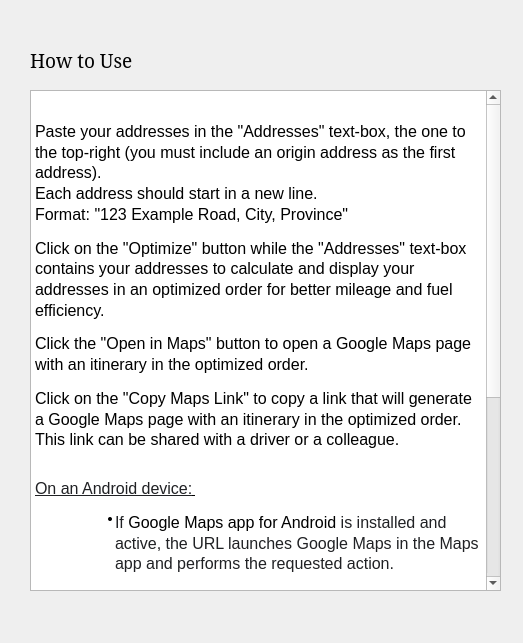
<?xml version="1.0" encoding="UTF-8"?>
<ui version="4.0">
 <class>htuWidget</class>
 <widget class="QWidget" name="htuWidget">
  <property name="geometry">
   <rect>
    <x>0</x>
    <y>0</y>
    <width>523</width>
    <height>643</height>
   </rect>
  </property>
  <property name="windowTitle">
   <string>Form</string>
  </property>
  <property name="windowIcon">
   <iconset resource="../opt_resource.qrc">
    <normaloff>:/images/icon.ico</normaloff>:/images/icon.ico</iconset>
  </property>
  <widget class="QTextBrowser" name="textBrowser">
   <property name="geometry">
    <rect>
     <x>30</x>
     <y>90</y>
     <width>471</width>
     <height>501</height>
    </rect>
   </property>
   <property name="html">
    <string>&lt;!DOCTYPE HTML PUBLIC &quot;-//W3C//DTD HTML 4.0//EN&quot; &quot;http://www.w3.org/TR/REC-html40/strict.dtd&quot;&gt;
&lt;html&gt;&lt;head&gt;&lt;meta name=&quot;qrichtext&quot; content=&quot;1&quot; /&gt;&lt;style type=&quot;text/css&quot;&gt;
p, li { white-space: pre-wrap; }
&lt;/style&gt;&lt;/head&gt;&lt;body style=&quot; font-family:'MS Shell Dlg 2'; font-size:8.25pt; font-weight:400; font-style:normal;&quot;&gt;
&lt;p style=&quot;-qt-paragraph-type:empty; margin-top:12px; margin-bottom:0px; margin-left:0px; margin-right:0px; -qt-block-indent:0; text-indent:0px; line-height:115%; background-color:transparent;&quot;&gt;&lt;br /&gt;&lt;/p&gt;
&lt;p style=&quot; margin-top:12px; margin-bottom:0px; margin-left:0px; margin-right:0px; -qt-block-indent:0; text-indent:0px; line-height:115%; background-color:transparent;&quot;&gt;&lt;span style=&quot; font-family:'Roboto,Noto Sans,Noto Sans JP,Noto Sans KR,Noto Naskh Arabic,Noto Sans Thai,Noto Sans Hebrew,Noto Sans Bengali,sans-serif, sans-serif'; font-size:12pt;&quot;&gt;Paste your addresses in the &amp;quot;Addresses&amp;quot; text-box, the one to the top-right (you must include an origin address as the first address). &lt;br /&gt;Each address should start in a new line. &lt;br /&gt;Format: &amp;quot;123 Example Road, City, Province&amp;quot;&lt;/span&gt;&lt;/p&gt;
&lt;p style=&quot; margin-top:12px; margin-bottom:0px; margin-left:0px; margin-right:0px; -qt-block-indent:0; text-indent:0px; line-height:115%; background-color:transparent;&quot;&gt;&lt;span style=&quot; font-family:'Roboto,Noto Sans,Noto Sans JP,Noto Sans KR,Noto Naskh Arabic,Noto Sans Thai,Noto Sans Hebrew,Noto Sans Bengali,sans-serif, sans-serif'; font-size:12pt;&quot;&gt;Click on the &amp;quot;Optimize&amp;quot; button while the &amp;quot;Addresses&amp;quot; text-box contains your addresses to calculate and display your addresses in an optimized order for better mileage and fuel efficiency.&lt;/span&gt;&lt;/p&gt;
&lt;p style=&quot; margin-top:12px; margin-bottom:0px; margin-left:0px; margin-right:0px; -qt-block-indent:0; text-indent:0px; line-height:115%; background-color:transparent;&quot;&gt;&lt;span style=&quot; font-family:'Roboto,Noto Sans,Noto Sans JP,Noto Sans KR,Noto Naskh Arabic,Noto Sans Thai,Noto Sans Hebrew,Noto Sans Bengali,sans-serif, sans-serif'; font-size:12pt;&quot;&gt;Click the &amp;quot;Open in Maps&amp;quot; button to open a Google Maps page with an itinerary in the optimized order.&lt;/span&gt;&lt;/p&gt;
&lt;p style=&quot; margin-top:12px; margin-bottom:0px; margin-left:0px; margin-right:0px; -qt-block-indent:0; text-indent:0px; line-height:115%; background-color:transparent;&quot;&gt;&lt;span style=&quot; font-family:'Roboto,Noto Sans,Noto Sans JP,Noto Sans KR,Noto Naskh Arabic,Noto Sans Thai,Noto Sans Hebrew,Noto Sans Bengali,sans-serif, sans-serif'; font-size:12pt;&quot;&gt;Click on the &amp;quot;Copy Maps Link&amp;quot; to copy a link that will generate a Google Maps page with an itinerary in the optimized order. This link can be shared with a driver or a colleague. &lt;/span&gt;&lt;/p&gt;
&lt;p style=&quot; margin-top:12px; margin-bottom:0px; margin-left:0px; margin-right:0px; -qt-block-indent:0; text-indent:0px; line-height:115%; background-color:transparent;&quot;&gt;&lt;span style=&quot; font-size:8pt;&quot;&gt;&lt;br /&gt;&lt;/span&gt;&lt;span style=&quot; font-family:'Roboto,Noto Sans,Noto Sans JP,Noto Sans KR,Noto Naskh Arabic,Noto Sans Thai,Noto Sans Hebrew,Noto Sans Bengali,sans-serif, sans-serif'; font-size:12pt; text-decoration: underline; color:#202124;&quot;&gt;On an Android device:&lt;/span&gt;&lt;span style=&quot; font-family:'Roboto,Noto Sans,Noto Sans JP,Noto Sans KR,Noto Naskh Arabic,Noto Sans Thai,Noto Sans Hebrew,Noto Sans Bengali,sans-serif, sans-serif'; font-size:8pt; text-decoration: underline;&quot;&gt; &lt;/span&gt;&lt;/p&gt;
&lt;ul style=&quot;margin-top: 0px; margin-bottom: 0px; margin-left: 0px; margin-right: 0px; -qt-list-indent: 2;&quot;&gt;&lt;li style=&quot; font-size:8pt; background-color:transparent;&quot; style=&quot; margin-top:12px; margin-bottom:0px; margin-left:0px; margin-right:0px; -qt-block-indent:0; text-indent:0px; line-height:115%;&quot;&gt;&lt;span style=&quot; font-family:'Roboto,Noto Sans,Noto Sans JP,Noto Sans KR,Noto Naskh Arabic,Noto Sans Thai,Noto Sans Hebrew,Noto Sans Bengali,sans-serif, sans-serif'; font-size:12pt; color:#202124;&quot;&gt;If &lt;/span&gt;&lt;span style=&quot; font-family:'Roboto,Noto Sans,Noto Sans JP,Noto Sans KR,Noto Naskh Arabic,Noto Sans Thai,Noto Sans Hebrew,Noto Sans Bengali,sans-serif, sans-serif'; font-size:12pt; color:#000000;&quot;&gt;Google Maps app for Android &lt;/span&gt;&lt;span style=&quot; font-family:'Roboto,Noto Sans,Noto Sans JP,Noto Sans KR,Noto Naskh Arabic,Noto Sans Thai,Noto Sans Hebrew,Noto Sans Bengali,sans-serif, sans-serif'; font-size:12pt; color:#202124;&quot;&gt;is installed and active, the URL launches Google Maps in the Maps app and performs the requested action.&lt;/span&gt;&lt;span style=&quot; font-family:'Roboto,Noto Sans,Noto Sans JP,Noto Sans KR,Noto Naskh Arabic,Noto Sans Thai,Noto Sans Hebrew,Noto Sans Bengali,sans-serif, sans-serif';&quot;&gt; &lt;/span&gt;&lt;/li&gt;
&lt;li style=&quot; font-size:8pt; background-color:transparent;&quot; style=&quot; margin-top:12px; margin-bottom:0px; margin-left:0px; margin-right:0px; -qt-block-indent:0; text-indent:0px; line-height:115%;&quot;&gt;&lt;span style=&quot; font-family:'Roboto,Noto Sans,Noto Sans JP,Noto Sans KR,Noto Naskh Arabic,Noto Sans Thai,Noto Sans Hebrew,Noto Sans Bengali,sans-serif, sans-serif'; font-size:12pt; color:#202124;&quot;&gt;If the Google Maps app is not installed or is disabled, the URL launches Google Maps in a browser and performs the requested action.&lt;/span&gt; &lt;/li&gt;&lt;/ul&gt;
&lt;p style=&quot; margin-top:12px; margin-bottom:0px; margin-left:0px; margin-right:0px; -qt-block-indent:0; text-indent:0px; line-height:115%; background-color:transparent;&quot;&gt;&lt;span style=&quot; font-family:'Roboto,Noto Sans,Noto Sans JP,Noto Sans KR,Noto Naskh Arabic,Noto Sans Thai,Noto Sans Hebrew,Noto Sans Bengali,sans-serif, sans-serif'; font-size:12pt; text-decoration: underline; color:#202124;&quot;&gt;On an iOS device:&lt;/span&gt;&lt;span style=&quot; font-family:'Roboto,Noto Sans,Noto Sans JP,Noto Sans KR,Noto Naskh Arabic,Noto Sans Thai,Noto Sans Hebrew,Noto Sans Bengali,sans-serif, sans-serif'; font-size:8pt; text-decoration: underline;&quot;&gt; &lt;/span&gt;&lt;/p&gt;
&lt;ul style=&quot;margin-top: 0px; margin-bottom: 0px; margin-left: 0px; margin-right: 0px; -qt-list-indent: 2;&quot;&gt;&lt;li style=&quot; font-size:8pt; background-color:transparent;&quot; style=&quot; margin-top:12px; margin-bottom:0px; margin-left:0px; margin-right:0px; -qt-block-indent:0; text-indent:0px; line-height:115%;&quot;&gt;&lt;span style=&quot; font-family:'Roboto,Noto Sans,Noto Sans JP,Noto Sans KR,Noto Naskh Arabic,Noto Sans Thai,Noto Sans Hebrew,Noto Sans Bengali,sans-serif, sans-serif'; font-size:12pt; color:#202124;&quot;&gt;If &lt;/span&gt;&lt;span style=&quot; font-family:'Roboto,Noto Sans,Noto Sans JP,Noto Sans KR,Noto Naskh Arabic,Noto Sans Thai,Noto Sans Hebrew,Noto Sans Bengali,sans-serif, sans-serif'; font-size:12pt; color:#000000;&quot;&gt;Google Maps app for iOS &lt;/span&gt;&lt;span style=&quot; font-family:'Roboto,Noto Sans,Noto Sans JP,Noto Sans KR,Noto Naskh Arabic,Noto Sans Thai,Noto Sans Hebrew,Noto Sans Bengali,sans-serif, sans-serif'; font-size:12pt; color:#202124;&quot;&gt;is installed, the URL launches Google Maps in the Maps app and performs the requested action.&lt;/span&gt;&lt;span style=&quot; font-family:'Roboto,Noto Sans,Noto Sans JP,Noto Sans KR,Noto Naskh Arabic,Noto Sans Thai,Noto Sans Hebrew,Noto Sans Bengali,sans-serif, sans-serif';&quot;&gt; &lt;/span&gt;&lt;/li&gt;
&lt;li style=&quot; font-size:8pt; background-color:transparent;&quot; style=&quot; margin-top:12px; margin-bottom:0px; margin-left:0px; margin-right:0px; -qt-block-indent:0; text-indent:0px; line-height:115%;&quot;&gt;&lt;span style=&quot; font-family:'Roboto,Noto Sans,Noto Sans JP,Noto Sans KR,Noto Naskh Arabic,Noto Sans Thai,Noto Sans Hebrew,Noto Sans Bengali,sans-serif, sans-serif'; font-size:12pt; color:#202124;&quot;&gt;If the Google Maps app is not installed, the URL launches Google Maps in a browser and performs the requested action.&lt;/span&gt; &lt;/li&gt;&lt;/ul&gt;
&lt;p style=&quot; margin-top:12px; margin-bottom:0px; margin-left:0px; margin-right:0px; -qt-block-indent:1; text-indent:0px; line-height:115%; background-color:transparent;&quot;&gt;&lt;span style=&quot; font-family:'Roboto,Noto Sans,Noto Sans JP,Noto Sans KR,Noto Naskh Arabic,Noto Sans Thai,Noto Sans Hebrew,Noto Sans Bengali,sans-serif, sans-serif'; font-size:12pt; color:#202124;&quot;&gt;On any other device, the URL launches Google Maps in a browser and performs the requested action.&lt;/span&gt;&lt;/p&gt;&lt;/body&gt;&lt;/html&gt;</string>
   </property>
  </widget>
  <widget class="QLabel" name="label">
   <property name="geometry">
    <rect>
     <x>30</x>
     <y>40</y>
     <width>201</width>
     <height>41</height>
    </rect>
   </property>
   <property name="font">
    <font>
     <family>Noto Serif</family>
     <pointsize>14</pointsize>
    </font>
   </property>
   <property name="text">
    <string>How to Use</string>
   </property>
  </widget>
 </widget>
 <resources>
  <include location="../opt_resource.qrc"/>
 </resources>
 <connections/>
</ui>
